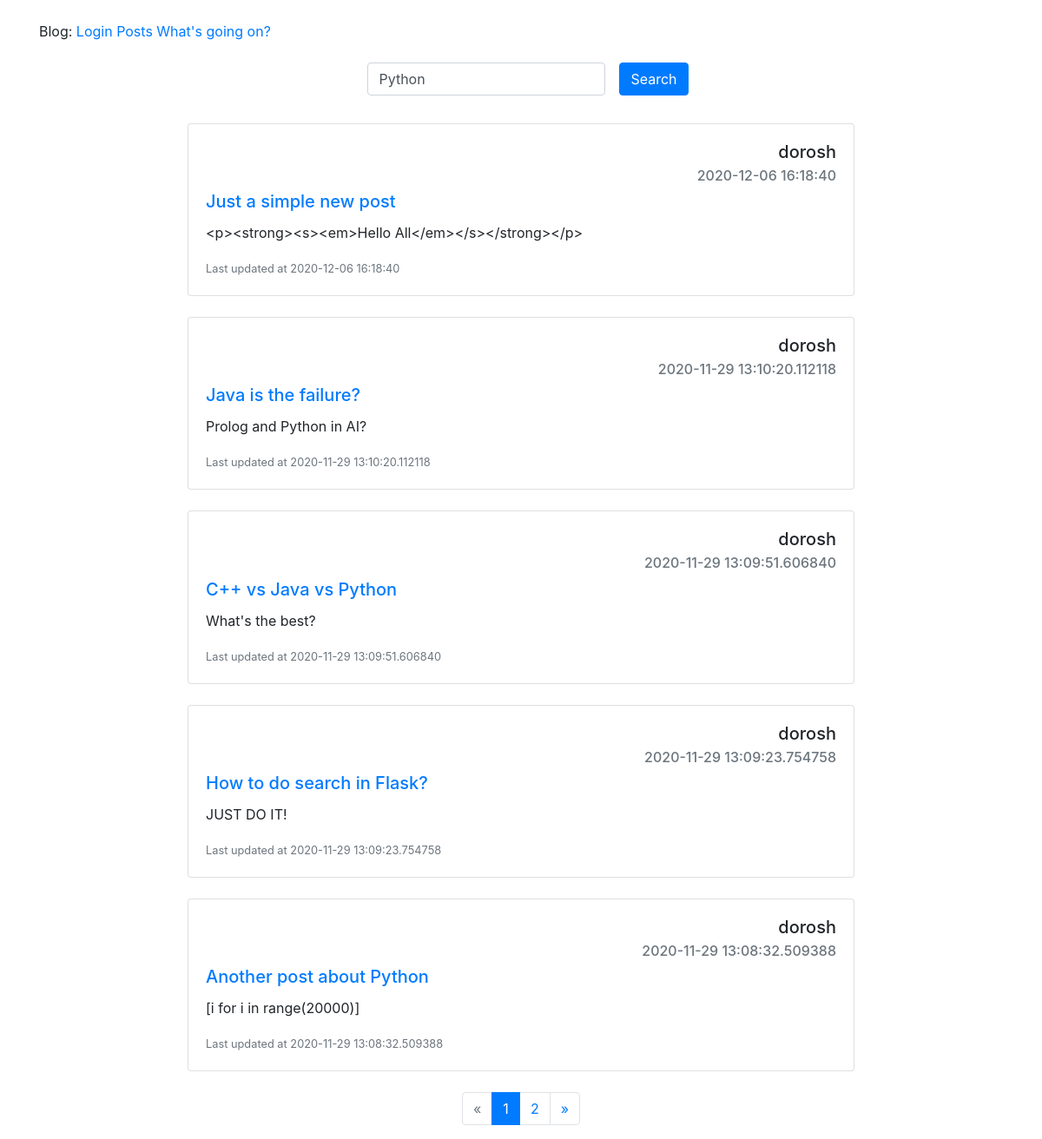
The app's page /posts/, older data.
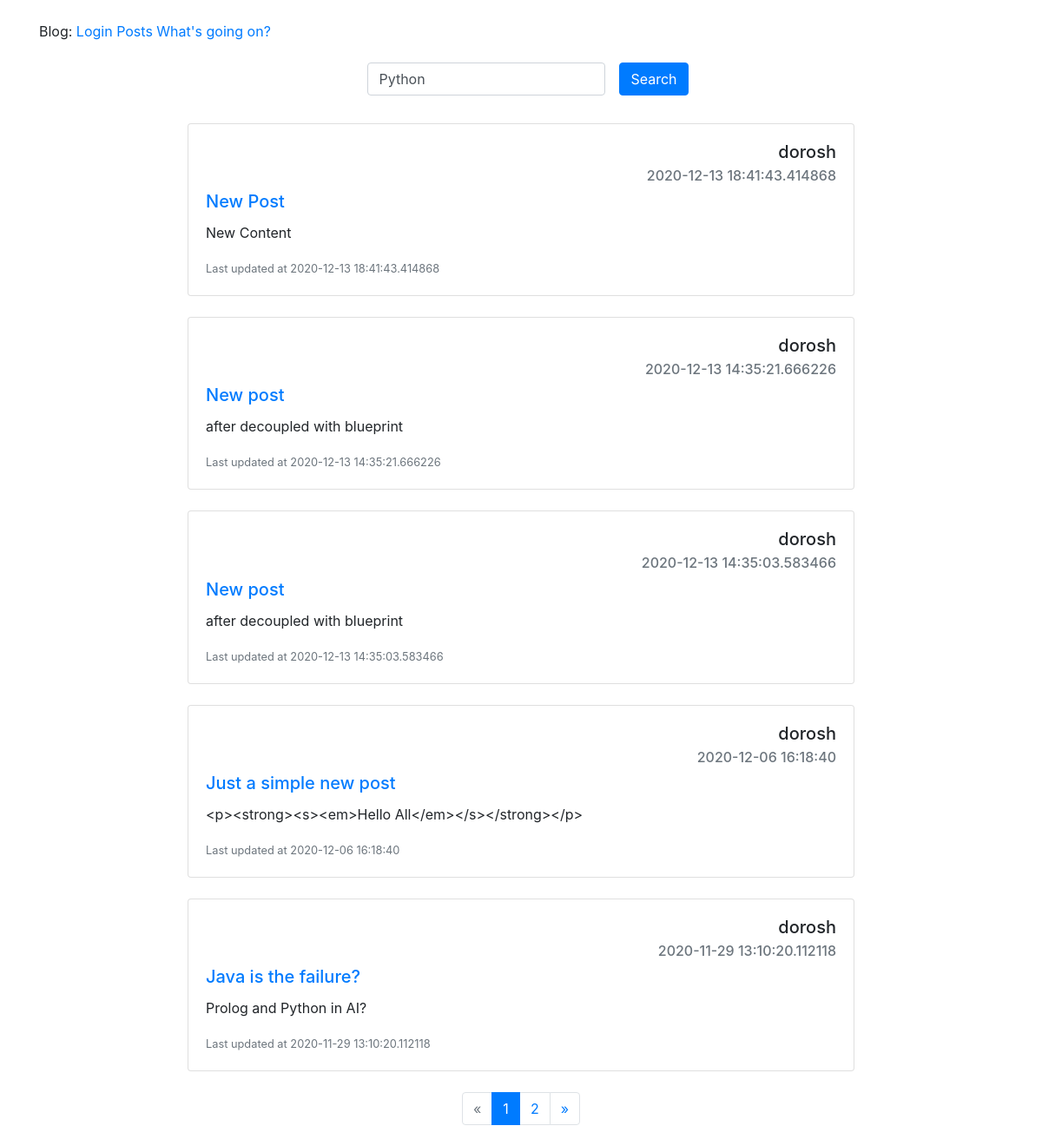
The same page, newer data.
### app/models.py (models this page shows, shortened)
class Post(db.Model):
    id = db.Column(db.Integer, primary_key=True)
    title = db.Column(db.String(100), nullable=False)
    body = db.Column(db.String(140), nullable=False)
    timestamp = db.Column(db.DateTime, index=True, default=datetime.utcnow, nullable=False)
    user_id = db.Column(db.Integer, db.ForeignKey('user.id'))

class User(UserMixin, db.Model):
    id = db.Column(db.Integer, primary_key=True)
    username = db.Column(db.String(64), index=True, unique=True)
    email = db.Column(db.String(120), index=True, unique=True)
    image_file = db.Column(db.String(20), nullable=False, default = 'default.jpg')
    about_me = db.Column(db.String(200), nullable=True)
    last_seen = db.Column(db.DateTime, default=datetime.utcnow)
    password_hash = db.Column(db.String(128))
    admin = db.Column(db.Boolean, default=False)
    posts = db.relationship('Post', backref='author', lazy='dynamic')

### app/blueprints/posts/views.py (the view)
@pb.route('/posts/', methods=['GET'])
def posts():
    query = request.args.get('q')
    page = request.args.get('page')
    if page and page.isdigit():
        page = int(page)
    else:
        page = 1
    if query:
        posts = Post.query.filter(Post.title.contains(query) | Post.body.contains(query))
    else:
        posts = Post.query.order_by(Post.timestamp.desc())
    posts_per_page = current_app.config['POSTS_PER_PAGE']
    pages = posts.paginate(page=page, per_page=posts_per_page)
    return render_template('posts/posts.html', posts=posts, pages=pages, query=query)

### app/blueprints/posts/templates/posts/posts.html (shortened to what this page needs)
{% extends "base.html" %}
{% block content %}
    <br>
    <div class="container d-flex flex-column align-items-center">
    <form action="{{ url_for('posts.posts') }}" class="form-inline">
        <div class="form-group mx-sm-3 mb-2">
            <input type="text" class="form-control" name="q" value="{%if query%}{{query}}{% else %}Python{% endif %}">
        </div>
        <button type="submit" class="btn btn-primary mb-2">Search</button>
    </form>
    </div>
    <br>
    <div class="container d-flex flex-column align-items-center">
    {% for post in pages.items %}
    <div class="card" style="width: 48rem;">
        <div class="card-body" >
          <h5 class="card-title text-right">{{post.author.username}}</h5>
          <h6 class="card-subtitle mb-2 text-muted text-right">{{post.timestamp}}</h6>
          <h5 class="card-title"><a href="{{ url_for('posts.get_post', post_id=post.id) }}">{{post.title}}</a></h5>
          <p class="card-text">{{post.body}}</p>
          <p class="card-text"><small class="text-muted">Last updated at {{post.timestamp}} </small></p>
        </div>
    </div>
    <br>
    {% endfor %}
    </div>
    <nav>
        <ul class="pagination justify-content-center">
            <li class="page-item {% if not pages.has_prev %} disabled {% endif %}">
                <a class="page-link" href="{{ url_for('posts.posts', page=pages.prev_num) }}" aria-label="Previous">
                    <span aria-hidden="true">&laquo;</span>
                </a>
            </li>
            {% for page in pages.iter_pages() %}
                <li class="page-item {% if page == pages.page %} active {% endif %}">
                    <a class="page-link" href="{{ url_for('posts.posts', page=page) }}">{{ page }}<span class="sr-only">(current)</span></a>
                </li>
            {% endfor %}
            <li class="page-item {% if not pages.has_next %} disabled {% endif %}">
                <a class="page-link" href="{{ url_for('posts.posts', page=pages.next_num) }}" aria-label="Next">
                    <span aria-hidden="true">&raquo;</span>
                </a>
            </li>
        </ul>
    </nav>
{% endblock %}

### app/templates/base.html (shortened to what this page needs)
<!DOCTYPE html>
<html lang="en">
    <head>
        <link rel="stylesheet" href="{{ url_for('static', filename='/styles/style.css') }}">
        <link rel="stylesheet" href="https://stackpath.bootstrapcdn.com/bootstrap/4.3.1/css/bootstrap.min.css">
    </head>
    <body class="container">
        <br>
        <div>
            Blog:
            {% if current_user.is_anonymous %}
            <a href="{{ url_for('auth.login') }}">Login</a>
            {% else %}
            <a href="{{ url_for('auth.logout') }}">Logout</a>
            {% endif %}
            <a href="{{ url_for('posts.posts') }}">Posts</a>
            <a href="{{ url_for('posts.new_post') }}">What's going on?</a>
        </div>
        {% block content %}{% endblock %}
    </body>
</html>

Row changes from the older to the newer data that the page shows:
no longer on this page (row unchanged): Post: author.username "dorosh", timestamp "2020-11-29 13:09:51.606840", title "C++ vs Java vs Python", body "What's the best?"
removed Post: author.username "dorosh", timestamp "2020-11-29 13:09:23.754758", title "How to do search in Flask?", body "JUST DO IT!"
no longer on this page (row unchanged): Post: author.username "dorosh", timestamp "2020-11-29 13:08:32.509388", title "Another post about Python", body "[i for i in range(20000)]"
added Post: author.username "dorosh", timestamp "2020-12-13 18:41:43.414868", title "New Post", body "New Content"
added Post: author.username "dorosh", timestamp "2020-12-13 14:35:21.666226", title "New post", body "after decoupled with blueprint"
added Post: author.username "dorosh", timestamp "2020-12-13 14:35:03.583466", title "New post", body "after decoupled with blueprint"
